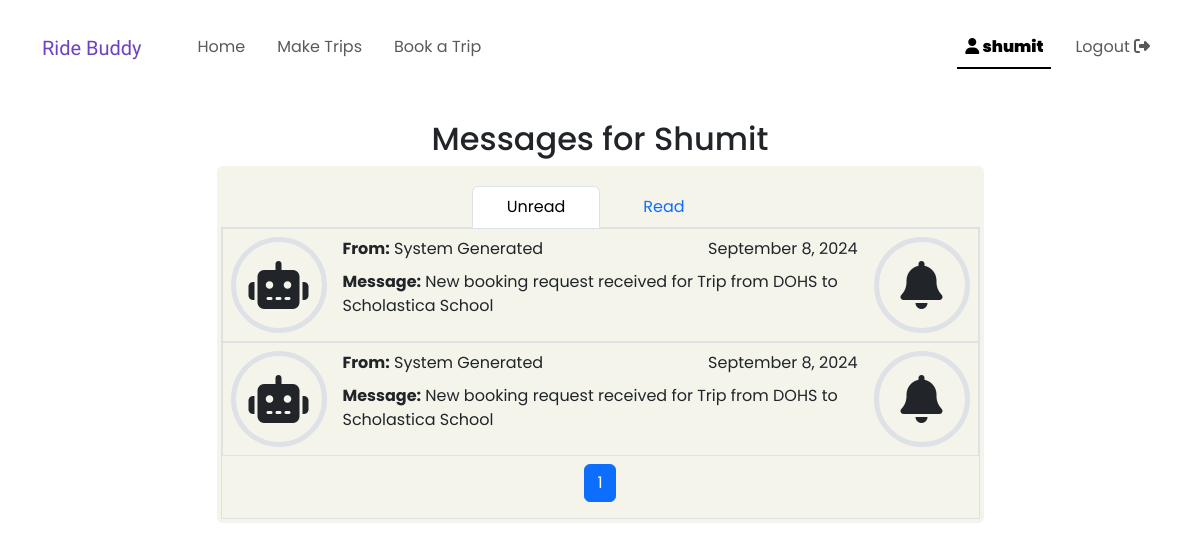
/mypage (signed in), run on an earlier commit of the app's database.
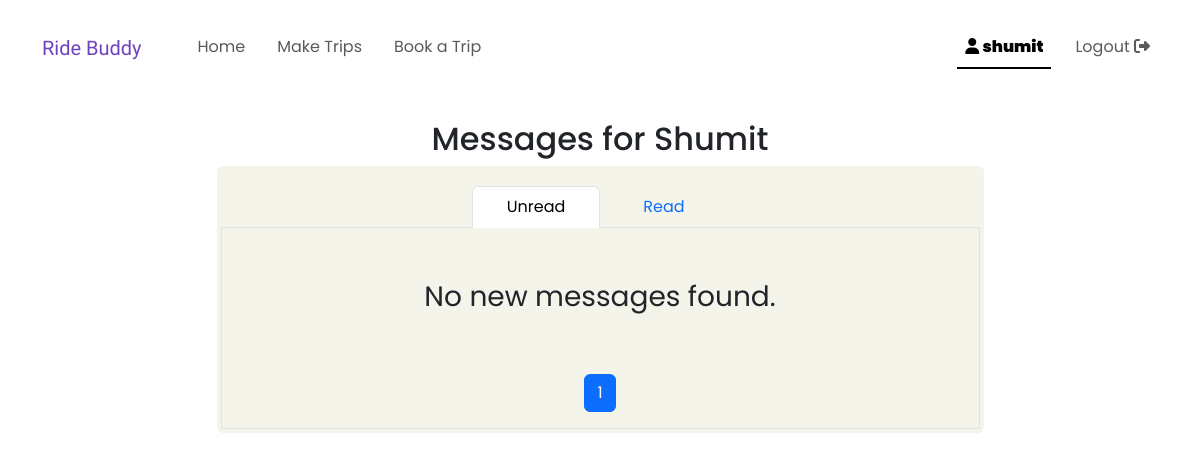
And on a later commit of the database.
### RideSharing/models.py (models this page shows)
class Messages(models.Model):
    MESSAGE_TYPE_CHOICES = [
        ('approval', 'Approval'),
        ('rejection', 'Rejection'),
        ('request', 'Request'),
        ('info', 'Info'),
    ]
    sender = models.ForeignKey(User, on_delete=models.SET_NULL, null=True, blank=True)
    recipient = models.ForeignKey(User, on_delete=models.CASCADE, related_name='message_recipient')
    content = models.TextField()
    time_stamp = models.DateTimeField(auto_now_add=True)
    system_message = models.BooleanField(default=True)
    read = models.BooleanField(default=False)
    underlying_trip = models.ForeignKey(Trips, on_delete=models.CASCADE)
    underlying_booking = models.ForeignKey(Spot_Bookings, on_delete=models.SET_NULL, null=True, blank=True)
    message_type = models.CharField(max_length=10, choices=MESSAGE_TYPE_CHOICES)

### RideSharing/views.py (the view)
# urls.py: path("mypage", views.mypage, name="mypage"),
@login_required(login_url ='/login')
def mypage(request):
    page_no_unread = request.GET.get('page_no_unread', 1)
    page_no_read = request.GET.get('page_no_read', 1)
    active_side = request.GET.get('active_side', 'unread')
    items_per_page = request.GET.get('items_per_page', 10)
    user_id = request.user.id
    user = User.objects.get(id=user_id)
    unread_paginator = Paginator(user.message_recipient.filter(read = False).order_by('-time_stamp'), items_per_page)
    read_paginator = Paginator(user.message_recipient.filter(read = True).order_by('-time_stamp'), items_per_page)
    unread_messages = unread_paginator.get_page(page_no_unread)
    read_messages = read_paginator.get_page(page_no_read)
    return render(request, "mypage.html", {
        'recipient' : user,
        'unread_messages' : unread_messages,
        'read_messages' : read_messages,
        'active_side': active_side
    })

### RideSharing/templates/mypage.html (shortened to what this page needs)
{% extends "layout.html" %}
{% block body %}
    <h2 class="text-center">Messages for {{ recipient.username|capfirst }}</h2>
    <div class="boxes p-1 rounded mx-auto">
    <ul class="mt-3 nav nav-tabs justify-content-center" id="myTab" role="tablist">
        <li class="nav-item" role="presentation">
            <button style="width: 8rem;"
            class="nav-link {% if active_side == 'unread' %} active {% endif %}"
            id="unread-tab"
            data-bs-toggle="tab"
            data-bs-target="#unread"
            type="button" role="tab" aria-controls="unread" aria-selected="true"
            onclick="history.pushState(null, '', '?active_side=unread');">Unread</button>
        </li>
        <li class="nav-item" role="presentation">
            <button style="width: 8rem;"
            class="nav-link {% if active_side == 'read' %} active {% endif %}"
            id="read-tab"
            data-bs-toggle="tab"
            data-bs-target="#read"
            type="button" role="tab" aria-controls="read" aria-selected="false"
            onclick="history.pushState(null, '', '?active_side=read');">Read</button>
        </li>
    </ul>
    <div class="tab-content border border-top-0">
        <div class="tab-pane {% if active_side == 'unread' %} active {% endif %}"
        id="unread"
        role="tabpanel"
        aria-labelledby="unread-tab"
        tabindex="0">
            {% include 'component_snippets/mypage_messagelistbox.html' with messages=unread_messages active_side='unread' %}
        </div>
    </div>
</div>
{% endblock %}

### RideSharing/templates/component_snippets/mypage_messagelist.html (shortened to what this page needs)
<li
    onclick="handle_message_click(event)"
    data-message-id="{{message.id}}"
    data-trip-id="{{message.underlying_trip.id}}"
    data-booking-id="{{message.underlying_booking.id}}"
    data-message-type="{{message.message_type}}"
    class="d-sm-flex border booking_row {% if message.read %} mail_read {% endif %}"
    >
        <div class="d-none d-sm-block">
            <div class="border border-5 m-2 d-flex justify-content-center align-items-center"
            style="font-size: 3rem; min-height: 6rem; min-width: 6rem; border-radius: 50%;">
                {% if message.system_message %}
                <i class="fa-solid fa-robot"></i>
                {% else %}
                <i class="fa-solid fa-user"></i>
                {% endif %}
            </div>
        </div>
        <div class="flex-fill p-2">
            <div class="d-flex justify-content-between">
                <div>
                    <strong>From:</strong>
                    {% if message.sender %}
                        {{ message.sender.username }}
                    {% else %}
                        System Generated
                    {% endif %}
                </div>
                <div>
                    {{ message.time_stamp|date:"F j, Y" }}
                </div>
            </div>
            <div>
                <strong>Message:</strong> {{ message.content }}
            </div>
        </div>
        <div class="d-none d-sm-block">
            <div class="border m-2 border-5 d-flex justify-content-center align-items-center"
            style="font-size: 3rem; min-height: 6rem; min-width: 6rem; border-radius: 50%;">
                {% if message.message_type == 'request' %}
                <i class="fa-solid fa-bell"></i>
                {% elif message.message_type == 'approval' %}
                <i class="fa-solid fa-check"></i>
                {% elif message.message_type == 'rejection' %}
                <i class="fa-solid fa-xmark"></i>
                {% else %}
                <i class="fa-solid fa-comment"></i>
                {% endif %}
            </div>
        </div>
</li>

What changed in the data, as far as the page shows it:
no longer on this page (row edited): Messages: system_message True (drawn), shows "System Generated", time_stamp "September 8, 2024", content "New booking request received for Trip from DOHS to Scholastica School", message_type "request" (drawn)
no longer on this page (row edited): Messages: system_message True (drawn), shows "System Generated", time_stamp "September 8, 2024", content "New booking request received for Trip from DOHS to Scholastica School", message_type "request" (drawn)
Also different on the page:
text now shown: "No new messages found."
